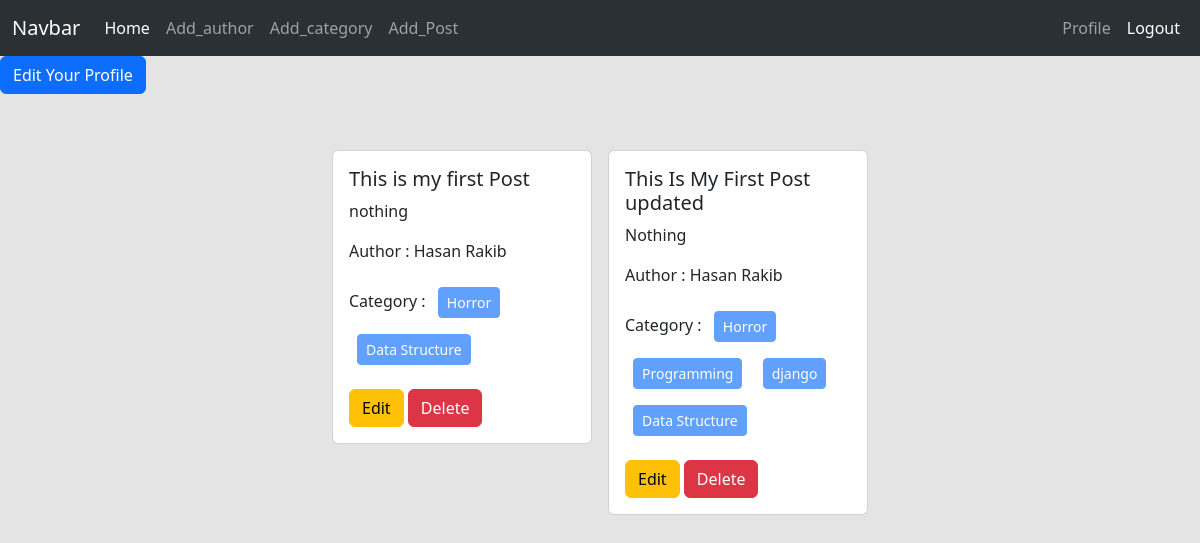
Page /author/profile/ (signed in) on the earlier database version.
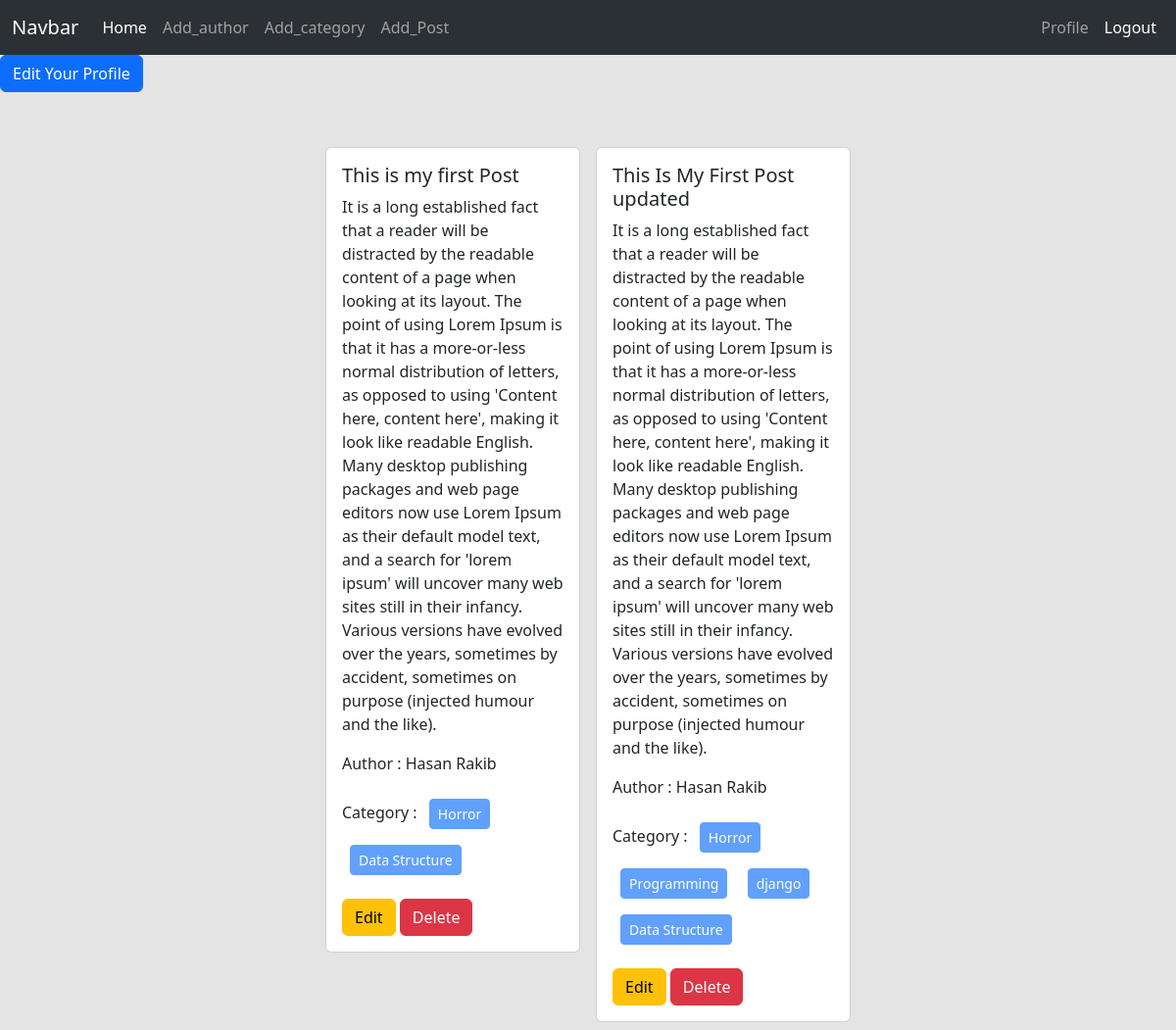
Same page on the later database version.
### post/models.py (models this page shows, shortened)
class Post(models.Model):
    title = models.CharField(max_length=50)
    content = models.TextField()
    category = models.ManyToManyField(Category)
    author = models.ForeignKey(User, on_delete=models.CASCADE)
    image = models.ImageField(upload_to='post/media/uploads/', blank=True,null=True)

### author/views.py (the view)
# urls.py: path('profile/',views.profile, name='profile'),
@login_required
def profile(request):
     data = Post.objects.filter(author = request.user)
     return render(request,'profile.html',{'data': data})

### author/templates/profile.html
{% extends 'base.html' %} {% load crispy_forms_tags %} {% block content %}
<div>
  <a class="btn btn-primary" href="{% url 'edit_profile' %}">
    Edit Your Profile</a
  >
</div>
<div class="d-flex flex-wrap justify-content-center px-5 pt-5">
  {% for post in data %}
  <div class="col-sm-3">
    <div class="card m-2">
      <div class="card-body">
        <h5 class="card-title">{{post.title}}</h5>
        <p class="card-text">{{post.content}}</p>
        <p>Author : {{post.author.first_name}} {{post.author.last_name}}</p>
        <p>
          Category : {% for cat in post.category.all %}
          <button class="btn btn-primary btn-sm m-2" disabled>
            {{cat.name}}
          </button>
          {% endfor %}
        </p>
        <a href="{% url 'edit_post' post.id %}" class="btn btn-warning">Edit</a>
        <a href="{% url 'delete_post' post.id %}" class="btn btn-danger"
          >Delete</a
        >
      </div>
    </div>
  </div>
  {% endfor %}
</div>
{% endblock %}

Differences in the rows shown:
changed Post "This is my first Post": content "nothing" → "It is a long established fact that a reader will be distracted by the readable content of a page when looking at its layout. The point of using Lorem Ipsum is that it has a more-or-less normal distribution of letters, as opposed to using 'Content here, content here', making it look like readable English. Many desktop publishing packages and web page editors now use Lorem Ipsum as their default model text, and a search for 'lorem ipsum' will uncover many web sites still in their infancy. Various versions have evolved over the years, sometimes by accident, sometimes on purpose (injected humour and the like)."
changed Post "This Is My First Post updated": content "Nothing" → "It is a long established fact that a reader will be distracted by the readable content of a page when looking at its layout. The point of using Lorem Ipsum is that it has a more-or-less normal distribution of letters, as opposed to using 'Content here, content here', making it look like readable English. Many desktop publishing packages and web page editors now use Lorem Ipsum as their default model text, and a search for 'lorem ipsum' will uncover many web sites still in their infancy. Various versions have evolved over the years, sometimes by accident, sometimes on purpose (injected humour and the like)."
